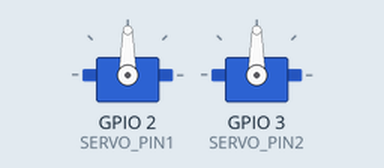
Bench run of a sketch on a simulated ESP32. Parts: 2 × servo.

Above: at 0.05 s.
At 10.0 s:
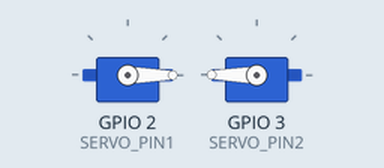
Timing chart, 0 to 13.0 s (numbered marks = the images above):
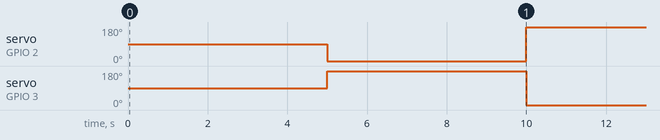

Measured:
- by itself, servo on GPIO 2 (SERVO_PIN1), servo on GPIO 3 (SERVO_PIN2): alternates 180° for 5.0 s and 0° for 5.0 s

The sketch:

sketch_jun2a.ino
```cpp
#include <ESP32Servo.h>
#define SERVO_PIN1 2
#define SERVO_PIN2 3
Servo myServo1;
Servo myServo2;
long currentTime, LEDTimer11, LEDTimer12;
static const byte servoInterval = 25;
long servoTimer;
bool flag;
void setup() {
  myServo1.attach(SERVO_PIN1);
  myServo2.attach(SERVO_PIN2);
}
void loop(){
  currentTime = millis();
  if (currentTime - LEDTimer12 > 5000){
    LEDTimer12 = currentTime;
    if(flag == 1){
      flag = 0;
      myServo1.write(360);
      myServo2.write(0);
    }else{
      flag = 1;
      myServo2.write(360);
      myServo1.write(0);
    }
  }
}
```
